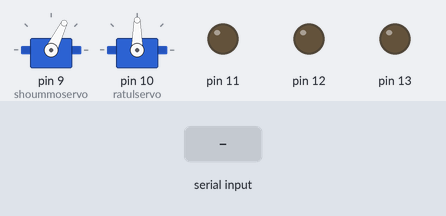
Bench run of a sketch on a simulated Arduino Mega 2560, built with avr-gcc and run on an emulated ATmega2560. Parts: 2 × servo, output pins drawn as LEDs (lit = HIGH). The inputs (shaded band) are chosen by the test bench. Pins used as bus, display or sensor lines are not drawn; what the sketch prints to the serial monitor is not drawn.

Above: at 1.2 s.
1.3 s: "8" received over the second serial link
At 4.08 s:
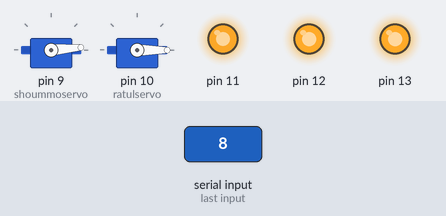
7.3 s: "6" received over the second serial link
At 8.31 s:
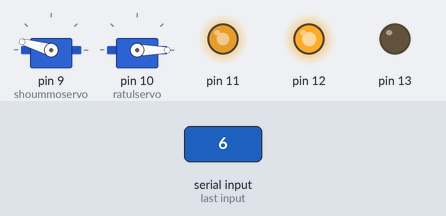
10.3 s: "9" received over the second serial link
At 12.24 s:
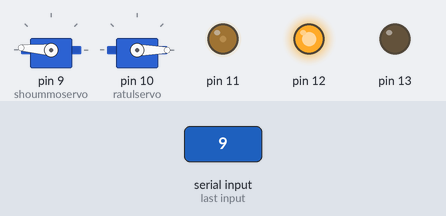
13.3 s: "3" received over the second serial link
At 16.47 s:
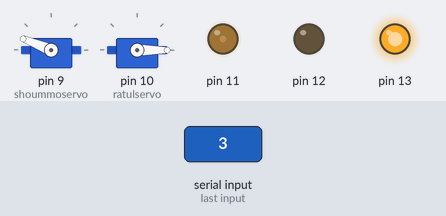
19.3 s: "7" received over the second serial link
At 20.4 s:
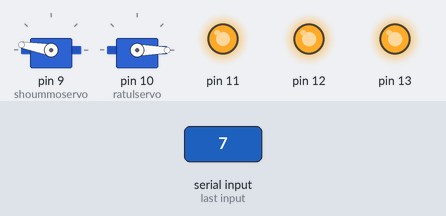
22.3 s: "4" received over the second serial link
At 24.33 s:
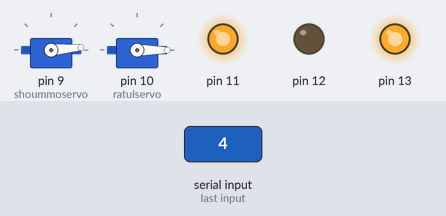
Timing chart, 0 to 28.1 s (numbered marks = the images above; inputs shaded):
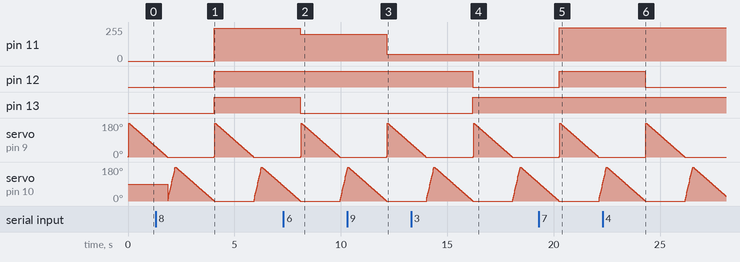

The sketch:

Manual_pre.ino
```cpp
#include <Servo.h>

Servo shoummoservo;  // create servo object to control a servo
                // twelve servo objects can be created on most boards
Servo ratulservo;

int pos = 0;    // variable to store the servo position

void setup() {

      int value;
      Serial.begin(38400);
      Serial1.begin(38400);
      pinMode(12,OUTPUT);
      pinMode(13,OUTPUT);
      pinMode(10,OUTPUT);
      pinMode(11,OUTPUT);
      shoummoservo.attach(9);  // attaches the servo on pin 9 to the servo object
      ratulservo.attach(10);  // attaches the servo on pin 10 to the servo object
}

void loop() {
  int value;

  if (Serial1.available()) {
   value = Serial1.read();
    Serial.write(value);
  }
  if (value=='8')
          {
                 digitalWrite(12,HIGH);  // left motor  (Forward)
                 analogWrite(10,250);
                 digitalWrite(13,HIGH); // right motor
                 analogWrite(11,246);
          }
  if (value=='6')
         {
                 digitalWrite(12,HIGH);  // left motor  (hard right TURN)
                 analogWrite(10,250);
                 digitalWrite(13,LOW); // right motor
                 analogWrite(11,200);
         }

   if (value=='9')
         {
                 digitalWrite(12,HIGH);  // left motor  (right TURN)
                 analogWrite(10,250);
                 digitalWrite(130,LOW); // right motor
                 analogWrite(11,50);
         }
    if (value=='3')
         {
                 digitalWrite(12,LOW);  // left motor  (backward Right TURN)
                 analogWrite(10,250);
                 digitalWrite(13,HIGH); // right motor
                 analogWrite(11,50);
         }


   if (value=='7')
    {
                 digitalWrite(12,HIGH);  // left motor  (left TURN)
                 analogWrite(10,50);
                 digitalWrite(13,HIGH); // right motor
                 analogWrite(11,250);
    }
    if (value=='4')
    {
                 digitalWrite(12,LOW);  // left motor  (hardleft TURN)
                 analogWrite(10,150);
                 digitalWrite(13,HIGH); // right motor
                 analogWrite(11,250);
    }


    if (value=='2')
    {
                 digitalWrite(12,LOW);  // left motor  (back)
                 analogWrite(10,250);
                 digitalWrite(13,LOW); // right motor
                 analogWrite(11,250);

    }
    if (value=='1')
         {
                 digitalWrite(12,HIGH);  // left motor  (backward left TURN)
                 analogWrite(10,50);
                 digitalWrite(13,LOW); // right motor
                 analogWrite(11,250);
         }
    if (value=='0')
    {
                 digitalWrite(12,LOW);  // left motor  (stop)
                 analogWrite(10,0);
                 digitalWrite(13,LOW); // right motor
                 analogWrite(11,0);

    }
  if(value='11') //servo up
  {
  for(pos = 0; pos <= 10; pos += 5)
  {
    shoummoservo.write(pos);
    delay(10);
  }
  }
 if (value='10')  //servo down
  {
  for(pos = 180; pos>=0; pos-=1)
  {
    shoummoservo.write(pos);
    delay(10);
  }
  }
    if(value='12') //servo up
  {
  for(pos = 0; pos <=180; pos += 5)
  {
    ratulservo.write(pos);
    delay(10);
  }
  }
 if (value='13')  //servo down
  {
  for(pos = 180; pos>=0; pos-=1)
  {
    ratulservo.write(pos);
    delay(10);
  }
  }


  // read from port 0, send to port 1:
    if (Serial.available()) {
    int value = Serial.read();
    Serial1.write(value);
  }
}
```

Measured:
- after the input at 1.3 s, pin 11: 0/255 → 246/255 after 2.8 s; pin 12, pin 13: LOW → HIGH after 2.8 s
- after the input at 7.3 s, pin 11: 246/255 → 200/255 after 0.80 s; pin 13: HIGH → LOW after 0.80 s
- after the input at 10.3 s, pin 11: 200/255 → 50/255 after 1.9 s
- after the input at 13.3 s, pin 12: HIGH → LOW after 2.9 s; pin 13: LOW → HIGH after 2.9 s
- after the input at 19.3 s, pin 11: 50/255 → 250/255 after 0.96 s; pin 12: LOW → HIGH after 0.96 s
- after the input at 22.3 s, pin 12: HIGH → LOW after 2.0 s
